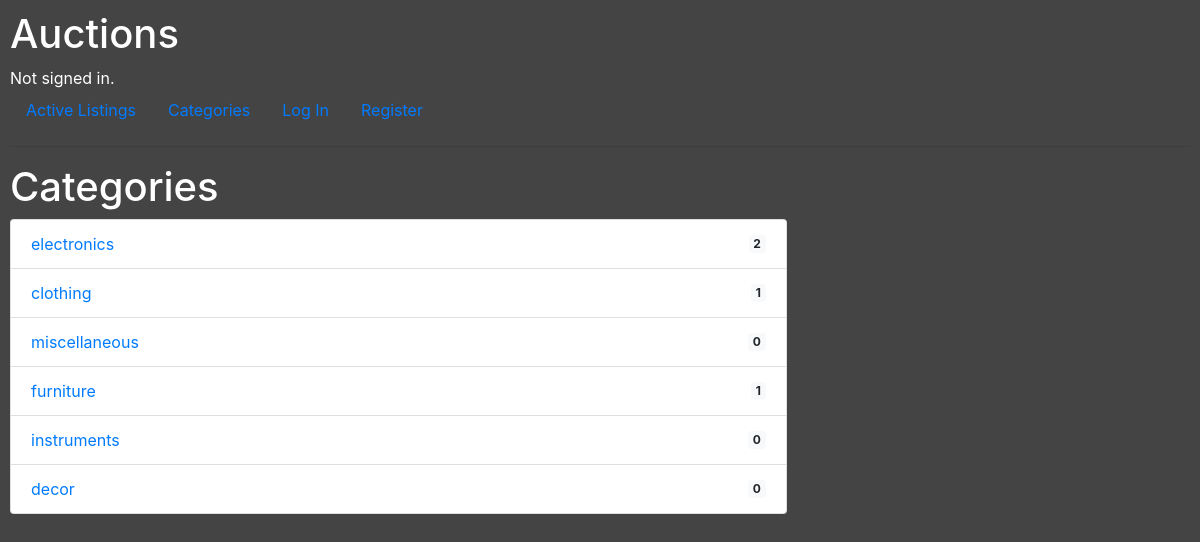
The page /categories on the database its author committed.
### auctions/models.py (models this page shows)
class Category(models.Model):
    category = models.CharField(max_length=30)
    def __str__(self):
        return self.category

### auctions/views.py (the view)
# urls.py: path("categories", views.categories, name="categories"),
def categories(request):
    categories = Category.objects.all()
    return render(request, "auctions/categories.html",{
        "categories":categories
    })

### auctions/templates/auctions/categories.html (shortened to what this page needs)
{% extends "auctions/layout.html" %}
{% block body %}
        <h1>Categories</h1>
        <div class="row">
            <div class="col-8">
                <ul class="list-group">
                    {% for category in categories %}
                        <li class="list-group-item d-flex justify-content-between align-items-center">
                            <a href="{%url 'category' category.category%}">{{category}}</a><span class="badge badge-light">{{category.listing_set.count}}</span>
                        </li>
                    {%empty%}
                        Not Available
                    {%endfor%}
                </ul>
            </div>
        </div>
{% endblock %}

### auctions/templates/auctions/layout.html (shortened to what this page needs)
{% load static %}
<!DOCTYPE html>
<html lang="en">
    <head>
        <link rel="stylesheet" href="https://stackpath.bootstrapcdn.com/bootstrap/4.4.1/css/bootstrap.min.css">
        <link href="{% static 'auctions/styles.css' %}" rel="stylesheet">
    </head>
    <body style="color: white;background-color:#444444;">
        <h1>Auctions</h1>
        <div>
            {% if user.is_authenticated %}
                Signed in as <strong>{{ user.username }}</strong>.
            {% else %}
                Not signed in.
            {% endif %}
        </div>
        <ul class="nav">
            <li class="nav-item">
                <a class="nav-link" href="{% url 'index' %}">Active Listings</a>
            </li>
            <li class="nav-item">
                <a class="nav-link" href="{% url 'categories' %}">Categories</a>
            </li>
            {% if user.is_authenticated %}
                <li class="nav-item"><a class="nav-link" href="{% url 'create' %}">Create Listing</a></li>
                <li class="nav-item"><a class="nav-link" href="{% url 'watchlist' %}">Watchlist</a>
                <li class="nav-item"><a class="nav-link" href="{% url 'logout' %}">Log Out</a></li>
            {% else %}
                <li class="nav">
                    <a class="nav-link" href="{% url 'login' %}">Log In</a>
                </li>
                <li class="nav">
                    <a class="nav-link" href="{% url 'register' %}">Register</a>
                </li>
            {% endif %}
        </ul>
        <hr>
        {% block body %}
        {% endblock %}
    </body>
</html>

### auctions/static/auctions/styles.css (style rules this page uses)
body { padding: 10px; }

### rows shown on the page
Category: category "electronics", listing_set.count "2"
Category: category "clothing", listing_set.count "1"
Category: category "miscellaneous", listing_set.count "0"
Category: category "furniture", listing_set.count "1"
Category: category "instruments", listing_set.count "0"
Category: category "decor", listing_set.count "0"
